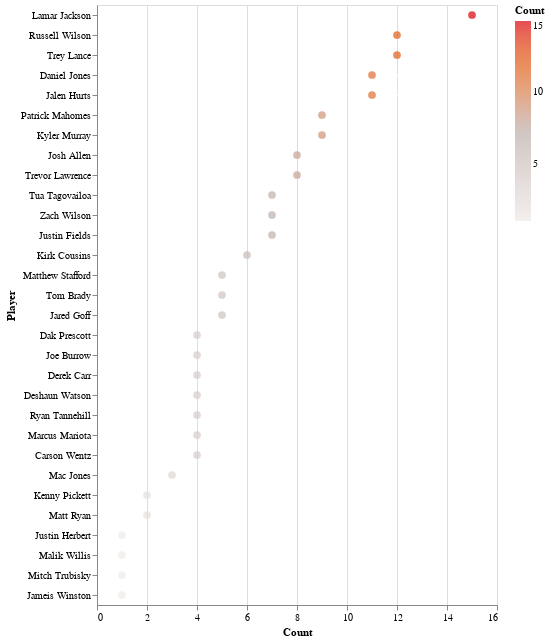

The notebook cell saved with this chart:
### Markdown cell above
QB UD Exposure

### Code cell
#QB UD Exposure
viz = alt.Chart(ud_QB_exp).mark_circle(size=60).encode(
    x='Count',
     y=alt.Y("Player", sort='-x'),
    color=alt.Color('Count', scale=alt.Scale(scheme='lightgreyred')),
    tooltip=['Player', 'Count', '%', 'Cap', 'Pick', 'Value']
).interactive()


text = alt.Chart(ud_QB_exp).mark_text(
    align='left',
    baseline='middle',
    fontSize=10, 
    dx=8,
    color='white'
    ).encode(
        x='Count',
        y=alt.Y("Player", sort='-x'), 
        text='%'
    )

viz + text

### Figure 1 — Vega-Lite specification as saved in the notebook (floating-point values rounded to 4 significant figures)
{"config": {"view": {"continuousWidth": 400, "continuousHeight": 300}}, "layer": [{"mark": {"type": "circle", "size": 60}, "encoding": {"color": {"field": "Count", "scale": {"scheme": "lightgreyred"}, "type": "quantitative"}, "tooltip": [{"field": "Player", "type": "nominal"}, {"field": "Count", "type": "quantitative"}, {"field": "%", "type": "quantitative"}, {"field": "Cap", "type": "quantitative"}, {"field": "Pick", "type": "quantitative"}, {"field": "Value", "type": "quantitative"}], "x": {"field": "Count", "type": "quantitative"}, "y": {"field": "Player", "sort": "-x", "type": "nominal"}}, "selection": {"selector205": {"type": "interval", "bind": "scales", "encodings": ["x", "y"]}}}, {"mark": {"type": "text", "align": "left", "baseline": "middle", "color": "white", "dx": 8, "fontSize": 10}, "encoding": {"text": {"field": "%", "type": "quantitative"}, "x": {"field": "Count", "type": "quantitative"}, "y": {"field": "Player", "sort": "-x", "type": "nominal"}}}], "data": {"name": "data-ef6734ddddf723bf281a2c6a44cdbb5f"}, "$schema": "https://vega.github.io/schema/vega-lite/v4.17.0.json", "datasets": {"data-ef6734ddddf723bf281a2c6a44cdbb5f": [{"Player": "Lamar Jackson", "Count": 15, "%": 18.5, "POS": "QB", "Contest": "BBM", "5": 2, "25": 13, "Cap": 335, "Pick": 45.53, "Value": 1.767}, {"Player": "Russell Wilson", "Count": 12, "%": 14.8, "POS": "QB", "Contest": "BBM", "5": 1, "25": 11, "Cap": 280, "Pick": 76.83, "Value": 2.625}, {"Player": "Trey Lance", "Count": 12, "%": 14.8, "POS": "QB", "Contest": "BBM", "5": 4, "25": 8, "Cap": 220, "Pick": 89.92, "Value": 1.167}, {"Player": "Daniel Jones", "Count": 11, "%": 13.6, "POS": "QB", "Contest": "BBM", "5": 4, "25": 7, "Cap": 195, "Pick": 164.5, "Value": 2.227}, {"Player": "Jalen Hurts", "Count": 11, "%": 13.6, "POS": "QB", "Contest": "BBM", "5": 2, "25": 9, "Cap": 235, "Pick": 69.27, "Value": 3.264}, {"Player": "Patrick Mahomes", "Count": 9, "%": 11.1, "POS": "QB", "Contest": "BBM", "5": 5, "25": 4, "Cap": 125, "Pick": 49.0, "Value": 3.822}, {"Player": "Kyler Murray", "Count": 9, "%": 11.1, "POS": "QB", "Contest": "BBM", "5": 4, "25": 5, "Cap": 145, "Pick": 59.0, "Value": 0.1667}, {"Player": "Josh Allen", "Count": 8, "%": 9.9, "POS": "QB", "Contest": "BBM", "5": 2, "25": 6, "Cap": 160, "Pick": 29.12, "Value": 3.75}, {"Player": "Trevor Lawrence", "Count": 8, "%": 9.9, "POS": "QB", "Contest": "BBM", "5": 3, "25": 5, "Cap": 140, "Pick": 133.4, "Value": -2.325}, {"Player": "Tua Tagovailoa", "Count": 7, "%": 8.6, "POS": "QB", "Contest": "BBM", "5": 1, "25": 6, "Cap": 155, "Pick": 121.3, "Value": -1.786}, {"Player": "Zach Wilson", "Count": 7, "%": 8.6, "POS": "QB", "Contest": "BBM", "5": 4, "25": 3, "Cap": 95, "Pick": 169.6, "Value": -0.5286}, {"Player": "Justin Fields", "Count": 7, "%": 8.6, "POS": "QB", "Contest": "BBM", "5": 2, "25": 5, "Cap": 135, "Pick": 125.1, "Value": -1.9}, {"Player": "Kirk Cousins", "Count": 6, "%": 7.4, "POS": "QB", "Contest": "BBM", "5": 0, "25": 6, "Cap": 150, "Pick": 117.3, "Value": 2.233}, {"Player": "Matthew Stafford", "Count": 5, "%": 6.2, "POS": "QB", "Contest": "BBM", "5": 1, "25": 4, "Cap": 105, "Pick": 97.0, "Value": 6.26}, {"Player": "Tom Brady", "Count": 5, "%": 6.2, "POS": "QB", "Contest": "BBM", "5": 3, "25": 2, "Cap": 65, "Pick": 78.0, "Value": -2.18}, {"Player": "Jared Goff", "Count": 5, "%": 6.2, "POS": "QB", "Contest": "BBM", "5": 2, "25": 3, "Cap": 85, "Pick": 183.8, "Value": -4.88}, {"Player": "Dak Prescott", "Count": 4, "%": 4.9, "POS": "QB", "Contest": "BBM", "5": 0, "25": 4, "Cap": 100, "Pick": 81.5, "Value": 0.775}, {"Player": "Joe Burrow", "Count": 4, "%": 4.9, "POS": "QB", "Contest": "BBM", "5": 2, "25": 2, "Cap": 60, "Pick": 72.5, "Value": 2.225}, {"Player": "Derek Carr", "Count": 4, "%": 4.9, "POS": "QB", "Contest": "BBM", "5": 1, "25": 3, "Cap": 80, "Pick": 102.0, "Value": -0.75}, {"Player": "Deshaun Watson", "Count": 4, "%": 4.9, "POS": "QB", "Contest": "BBM", "5": 0, "25": 4, "Cap": 100, "Pick": 111.0, "Value": 14.12}, {"Player": "Ryan Tannehill", "Count": 4, "%": 4.9, "POS": "QB", "Contest": "BBM", "5": 1, "25": 3, "Cap": 80, "Pick": 172.2, "Value": 1.15}, {"Player": "Marcus Mariota", "Count": 4, "%": 4.9, "POS": "QB", "Contest": "BBM", "5": 2, "25": 2, "Cap": 60, "Pick": 193.5, "Value": -5.55}, {"Player": "Carson Wentz", "Count": 4, "%": 4.9, "POS": "QB", "Contest": "BBM", "5": 1, "25": 3, "Cap": 80, "Pick": 184.2, "Value": -3.55}, {"Player": "Mac Jones", "Count": 3, "%": 3.7, "POS": "QB", "Contest": "BBM", "5": 0, "25": 3, "Cap": 75, "Pick": 169.0, "Value": 2.367}, {"Player": "Kenny Pickett", "Count": 2, "%": 2.5, "POS": "QB", "Contest": "BBM", "5": 0, "25": 2, "Cap": 50, "Pick": 192.5, "Value": 0.0}, {"Player": "Matt Ryan", "Count": 2, "%": 2.5, "POS": "QB", "Contest": "BBM", "5": 0, "25": 2, "Cap": 50, "Pick": 160.5, "Value": 2.3}, {"Player": "Justin Herbert", "Count": 1, "%": 1.2, "POS": "QB", "Contest": "BBM", "5": 0, "25": 1, "Cap": 25, "Pick": 40.0, "Value": -4.9}, {"Player": "Malik Willis", "Count": 1, "%": 1.2, "POS": "QB", "Contest": "BBM", "5": 0, "25": 1, "Cap": 25, "Pick": 216.0, "Value": 0.1}, {"Player": "Mitch Trubisky", "Count": 1, "%": 1.2, "POS": "QB", "Contest": "BBM", "5": 0, "25": 1, "Cap": 25, "Pick": 193.0, "Value": 0.0}, {"Player": "Jameis Winston", "Count": 1, "%": 1.2, "POS": "QB", "Contest": "BBM", "5": 0, "25": 1, "Cap": 25, "Pick": 162.0, "Value": -8.0}]}}
